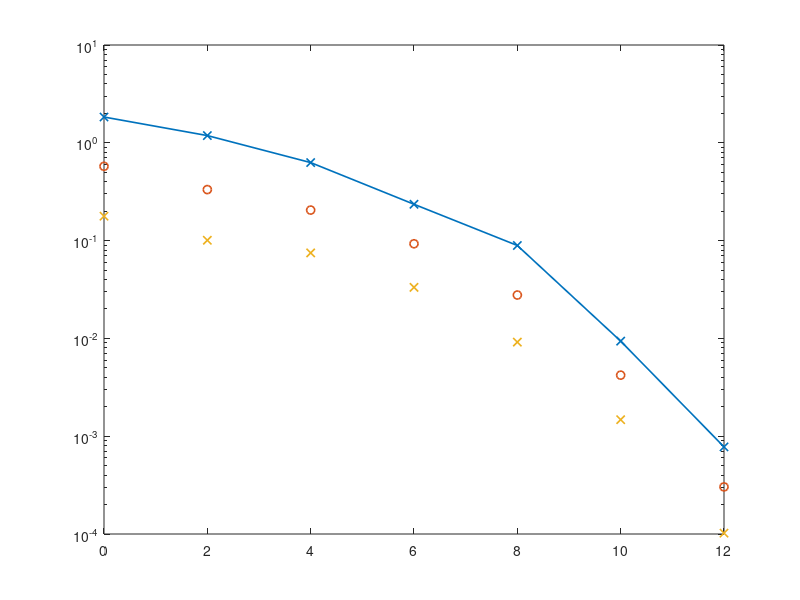

The MATLAB script that drew this image: (Note: this script raises an error after producing the figure.)
% بسم الله الرحمن الرحيم  

% Course Project
%%
clear all;
close all;
clc;

M = 8; % number of signals
k = 3; % number of bits per symbol

% Generate random binary sequence with equal 1s and 0s   'Part b'
Num_of_bits = 1002;
Num_of_Symbols = Num_of_bits/k;

%%
lin_width = 1.2;
LableFontsize = 13;
TitleFontsize = 14;
position = 19;
FigureWidth = 600;
Proportion = 1;
res = 600;

%%
% Mapping the generated bits to construct the given constellation 'Part c'
d1 = 2;                    % the value of d1 is not final yet
d2 = d1*(sqrt(2)+1);       % d2 depends on d1 

s1 = [d2/2, d2/2];  % 100
s3 = [-d2/2, -d2/2];  % 001
s2 = [-d2/2, d2/2];  % 000
s4 = [d2/2, -d2/2];  % 101
s5 = [d1/2, d1/2];  % 110
s6 = [-d1/2, -d1/2];  % 010
s7 = [-d1/2, d1/2];  % 011
s8 = [d1/2, -d1/2];  % 111

Pe_symbol = [];
Pe_symbol_thr = [];
Pe_bit = [];
EbN0dB_s = []; 

%% Loop over the different SNR
for EbN0dB = 0:2:12         % 'Part a' 

    EbN0 = 10^(EbN0dB/10);
    EsN0 = 3*EbN0;
    Bit_error = 0;
    Symbol_error = 0;
    T=0;

    while(Bit_error<100)
        
        sig_o = [];             % Original signal
        K = rand(1,Num_of_bits);
        Bit_o = round(K);
        % take every k bits as one symbol (k=3)
        for i= 1:1:Num_of_Symbols
        %%

            symbol = [Bit_o(1+3*(i-1)), Bit_o(2+3*(i-1)), Bit_o(3+3*(i-1))];
            % Gray coding
                if (symbol == [0,0,0])
                    sig_o = [sig_o;s2];
    
                elseif symbol == [0,0,1]
                    sig_o = [sig_o;s3];
    
                elseif symbol == [0,1,0]
                    sig_o = [sig_o;s6];
    
                elseif symbol == [0,1,1]
                    sig_o = [sig_o;s7];
    
                elseif symbol == [1,0,0]
                    sig_o = [sig_o;s1];
    
                elseif symbol == [1,0,1]
                    sig_o = [sig_o;s4];
    
                elseif symbol == [1,1,0]
                    sig_o = [sig_o;s5];
    
                elseif symbol == [1,1,1]
                    sig_o = [sig_o;s8];
    
                end
        end
        
         
        % Calculating the energy per symbol & Calculate the noise variance 

        %Avg energy per symbol
        Es = sum( sum(sig_o.*sig_o,2) )/Num_of_Symbols; 

        % as EsN0 increase N0 decrease
        N0 = Es/EsN0;    
        Noise = sqrt(N0/2).*randn(size(sig_o));
        
        % The received signal
        Rec = sig_o + Noise;
        q=1;
        
        sig_r = []; % Received signal 
        Bit_r = []; % Received bits
    
        % Applying MD
        for i=1:Num_of_Symbols
        %%
            e1 = sum( (Rec(i,:) - s1).*(Rec(i,:) - s1) ); % ||Rec(i) - s1||^2
            e2 = sum( (Rec(i,:) - s2).*(Rec(i,:) - s2) ); % taking the
            e3 = sum( (Rec(i,:) - s3).*(Rec(i,:) - s3) ); % difference than 
            e4 = sum( (Rec(i,:) - s4).*(Rec(i,:) - s4) ); % finding the energy
            e5 = sum( (Rec(i,:) - s5).*(Rec(i,:) - s5) ); % of the error signal
            e6 = sum( (Rec(i,:) - s6).*(Rec(i,:) - s6) );
            e7 = sum( (Rec(i,:) - s7).*(Rec(i,:) - s7) );
            e8 = sum( (Rec(i,:) - s8).*(Rec(i,:) - s8) ); 
            
            DE = [e1, e2, e3, e4, e5, e6, e7, e8];
            [M,I] = min(DE);
           
            if (I == 1) % 100
                temp2 = s1;
                Bit1 = 1; Bit2 = 0; Bit3 = 0;
    
            elseif (I == 2) % 000
                temp2 = s2;
                Bit1 = 0; Bit2 = 0; Bit3 = 0;
    
            elseif (I == 3) % 001
                temp2 = s3;
                Bit1 = 0; Bit2 = 0; Bit3 = 1;
            
            elseif (I == 4) % 101
                temp2 = s4;
                Bit1 = 1; Bit2 = 0; Bit3 = 1;
           
            elseif (I == 5) % 110
                temp2 = s5;
                Bit1 = 1; Bit2 = 1; Bit3 = 0;
            
            elseif (I == 6) % 010
                temp2 = s6;
                Bit1 = 0; Bit2 = 1; Bit3 = 0;
    
            elseif (I == 7) % 011
                temp2 = s7;
                Bit1 = 0; Bit2 = 1; Bit3 = 1;
    
            elseif (I == 8) % 111
                temp2 = s8;
                Bit1 = 1; Bit2 = 1; Bit3 = 1;
    
            end
    
            sig_r = [sig_r;temp2]; % accumulating the signals
            Bit_r = [Bit_r,Bit1,Bit2,Bit3]; % accumulating the Bits
            q=q+3;
        end
        Bit_error = Bit_error + sum(xor(Bit_r,Bit_o));
        Symbol_error = Symbol_error + nnz(sig_r - sig_o);
        T = T+1;

 %%%%%%%%%%%       
%         figure(1)
%         handle1 = scatter(Rec(:,1),Rec(:,2),30,'MarkerEdgeColor',[.4 .4 0],...
%                       'MarkerFaceColor',[1 1 0]); grid on;
%         xlabel('In-Phase')
%         ylabel('Quadrature')
%         xlim([-5,5])
%         ylim([-5,5])
%         set(gcf,'Position',[700,50,FigureWidth,FigureWidth*Proportion]) 
%         title(['Constellation of received signal. ',num2str(EbN0dB),'dB'])    

% you can pause here and see the constellation at different SNR 
% It is nice to watch!!

%         delete(figure(1))
%%%%%%%%%%%%
    end
%     to find the probability of error
    Pe_s = Symbol_error/(T*Num_of_Symbols);
    Pe_b  = Bit_error/(T*Num_of_bits);
    EbN0dB_s = [EbN0dB_s; EbN0dB];
    Pe_bit = [Pe_bit;Pe_b];
    Pe_symbol = [Pe_symbol;Pe_s];

    % Theortical bound
    Pe_symbol_thr = [Pe_symbol_thr;(8-1)*exp( -d1^2/(4*N0) )/( d1*sqrt(pi/N0) )];
end


%% Plotting 
figure(2)

h1 = semilogy(EbN0dB_s,Pe_symbol_thr,'marker','x','LineWidth',lin_width); hold on
h2 = semilogy(EbN0dB_s,Pe_symbol,'o','LineWidth',lin_width); hold on
h3 = semilogy(EbN0dB_s,Pe_bit,'x','LineWidth',lin_width);

h1.Color = [0.7,0.1,0.1];
h2.Color = [0.1,0.1,0.8];
h3.Color = [0.2,0.7,0.1];

xlabel ('Eb/N0 [dB]')
ylabel ('Probability of Error, P_e')
legend('Bound for SER','SER','BER')
title('Error curve for 8-QAM')
grid on

sz = 40;
figure(3)
H1 = scatter(sig_o(:,1),sig_o(:,2),sz,'MarkerEdgeColor',[.4 .4 0],...
              'MarkerFaceColor',[1 1 0]); grid on;
xlabel('In-Phase')
ylabel('Quadrature')
xlim([-4,4])
ylim([-4,4])
title('Constellation of original signal')

figure(4)
H2 = scatter(Rec(:,1),Rec(:,2),sz,'MarkerEdgeColor',[.4 .4 0],...
              'MarkerFaceColor',[1 1 0]); grid on;
xlabel('In-Phase')
ylabel('Quadrature')
xlim([-4,4])
ylim([-4,4])
title(['Constellation of received signal. ',num2str(EbN0dB),'dB'])


